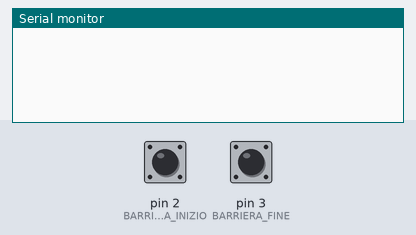
The sketch below on a simulated Arduino Uno, built with avr-gcc and run on an emulated ATmega328P. Parts: the last lines printed to the serial monitor. The inputs (shaded band) are chosen by the test bench; at power-on: pin 2 (BARRIERA_INIZIO) HIGH, pin 3 (BARRIERA_FINE) HIGH.

Above: at 1.2 s.
1.3 s: pin 2 (BARRIERA_INIZIO) pulled LOW for 0.15 s
At 2.4 s:
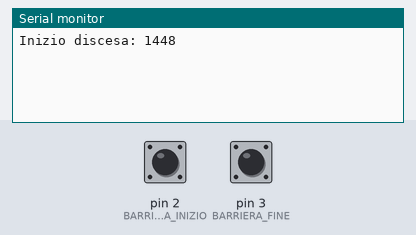
2.9 s: pin 3 (BARRIERA_FINE) pulled LOW for 0.15 s
At 3.4 s:
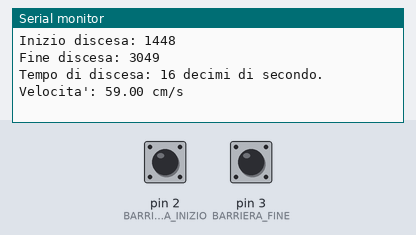
4.5 s: pin 2 (BARRIERA_INIZIO) pulled LOW for 1 s
At 6.1 s:
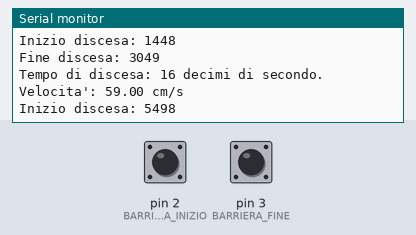
7.0 s: pin 3 (BARRIERA_FINE) pulled LOW for 1 s
At 9.0 s:
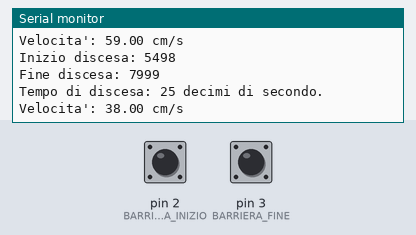

The sketch:

barrierePianoInclinato1palline-Interrupt.ino
```cpp
#define LEDPIN 13
#define BARRIERA_INIZIO 2       // Barriera inizio
#define BARRIERA_FINE 3         // Barriera fine

volatile long int t0 = 0;
volatile long int t1 = 0;

void setT0()
{
  t0 = millis();
  Serial.print("Inizio discesa: "); Serial.print(t0); Serial.print("\n");
}

void setT1()
{
  t1 = millis();
  Serial.print("Fine discesa: "); Serial.print(t1); Serial.print("\n");
}

void setup()
{
  attachInterrupt(digitalPinToInterrupt(BARRIERA_INIZIO),setT0,RISING);
  attachInterrupt(digitalPinToInterrupt(BARRIERA_FINE),setT1,RISING);

  t0 = 0; t1 = 0;

  // Imposta le porte per il funzionamento ad alta impedenza
  digitalWrite(BARRIERA_INIZIO,HIGH);
  digitalWrite(BARRIERA_FINE,HIGH);
  Serial.begin(9600);
}

void loop()
{
  if (t1 > 0)
  {
    Serial.print("Tempo di discesa: "); Serial.print((int)(t1-t0)/100); Serial.print(" decimi di secondo."); Serial.print("\n");
    Serial.print("Velocita': "); Serial.print((float)(950/((int)(t1-t0)/100))); Serial.print(" cm/s\n");
    t0 = 0; t1 = 0;
  }
}
```

Measured:
- after the input at 1.3 s, the serial monitor: prints a new line after 0.15 s (image 1)
- after the input at 2.9 s, the serial monitor: prints a new line after 0.15 s (image 2)
- after the input at 4.5 s, the serial monitor: prints a new line after 1.0 s (image 3)
- after the input at 7.0 s, the serial monitor: prints a new line after 1.0 s (image 4)
